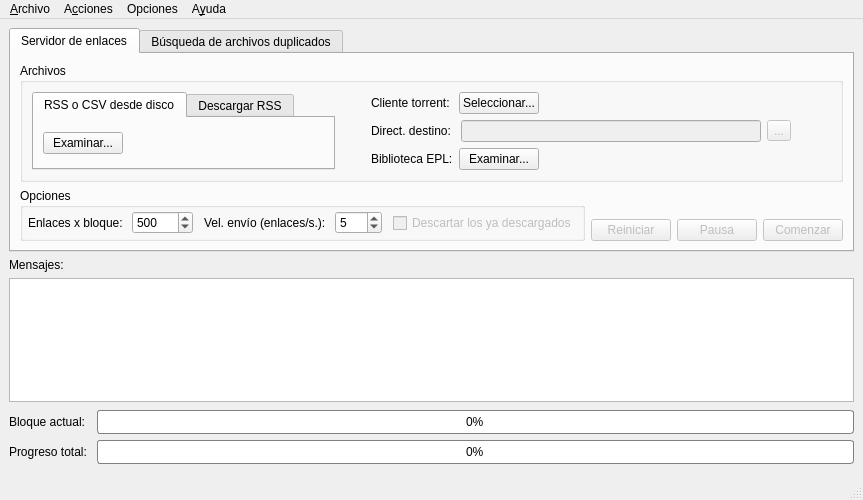
<?xml version="1.0" encoding="UTF-8"?>
<ui version="4.0">
 <class>VentanaPrincipal</class>
 <widget class="QMainWindow" name="VentanaPrincipal">
  <property name="geometry">
   <rect>
    <x>0</x>
    <y>0</y>
    <width>803</width>
    <height>500</height>
   </rect>
  </property>
  <property name="windowTitle">
   <string>Servidor de enlaces RSS/CSV de Epublibre</string>
  </property>
  <property name="windowIcon">
   <iconset>
    <normaloff>torrent.ico</normaloff>torrent.ico</iconset>
  </property>
  <widget class="QWidget" name="centralwidget">
   <layout class="QVBoxLayout" name="verticalLayout_5">
    <item>
     <widget class="QTabWidget" name="ContPestanas">
      <property name="enabled">
       <bool>true</bool>
      </property>
      <property name="sizePolicy">
       <sizepolicy hsizetype="Expanding" vsizetype="Minimum">
        <horstretch>0</horstretch>
        <verstretch>0</verstretch>
       </sizepolicy>
      </property>
      <property name="currentIndex">
       <number>0</number>
      </property>
      <widget class="QWidget" name="servidor">
       <attribute name="title">
        <string>Servidor de enlaces</string>
       </attribute>
       <attribute name="toolTip">
        <string>Opciones del servidor de enlaces torrent</string>
       </attribute>
       <layout class="QVBoxLayout" name="verticalLayout_3">
        <item>
         <widget class="QGroupBox" name="OpcionesArchivos">
          <property name="toolTip">
           <string/>
          </property>
          <property name="title">
           <string>Archivos</string>
          </property>
          <layout class="QGridLayout" name="gridLayout_2">
           <item row="0" column="0" rowspan="3">
            <widget class="QTabWidget" name="tabRSS">
             <property name="sizePolicy">
              <sizepolicy hsizetype="MinimumExpanding" vsizetype="Expanding">
               <horstretch>0</horstretch>
               <verstretch>0</verstretch>
              </sizepolicy>
             </property>
             <property name="currentIndex">
              <number>0</number>
             </property>
             <widget class="QWidget" name="tab">
              <attribute name="title">
               <string>RSS o CSV desde disco</string>
              </attribute>
              <layout class="QHBoxLayout" name="horizontalLayout_10">
               <item>
                <widget class="QPushButton" name="BotonExaminar">
                 <property name="maximumSize">
                  <size>
                   <width>350</width>
                   <height>16777215</height>
                  </size>
                 </property>
                 <property name="toolTip">
                  <string>&lt;html&gt;&lt;head/&gt;&lt;body&gt;&lt;p&gt;Cargar archivo RSS o CSV de Epublibre&lt;/p&gt;&lt;/body&gt;&lt;/html&gt;</string>
                 </property>
                 <property name="text">
                  <string>Examinar...</string>
                 </property>
                </widget>
               </item>
               <item>
                <spacer name="horizontalSpacer_8">
                 <property name="orientation">
                  <enum>Qt::Horizontal</enum>
                 </property>
                 <property name="sizeHint" stdset="0">
                  <size>
                   <width>40</width>
                   <height>20</height>
                  </size>
                 </property>
                </spacer>
               </item>
              </layout>
             </widget>
             <widget class="QWidget" name="tab_2">
              <attribute name="title">
               <string>Descargar RSS</string>
              </attribute>
              <layout class="QHBoxLayout" name="horizontalLayout_9">
               <item>
                <widget class="QComboBox" name="ComboRss">
                 <property name="sizePolicy">
                  <sizepolicy hsizetype="Minimum" vsizetype="Fixed">
                   <horstretch>0</horstretch>
                   <verstretch>0</verstretch>
                  </sizepolicy>
                 </property>
                </widget>
               </item>
               <item>
                <spacer name="horizontalSpacer_9">
                 <property name="orientation">
                  <enum>Qt::Horizontal</enum>
                 </property>
                 <property name="sizeType">
                  <enum>QSizePolicy::Fixed</enum>
                 </property>
                 <property name="sizeHint" stdset="0">
                  <size>
                   <width>10</width>
                   <height>20</height>
                  </size>
                 </property>
                </spacer>
               </item>
               <item>
                <widget class="QPushButton" name="BotonDownload">
                 <property name="maximumSize">
                  <size>
                   <width>350</width>
                   <height>16777215</height>
                  </size>
                 </property>
                 <property name="toolTip">
                  <string>Descargar archivo RSS de Epublibre</string>
                 </property>
                 <property name="text">
                  <string>Descargar</string>
                 </property>
                </widget>
               </item>
               <item>
                <spacer name="horizontalSpacer_10">
                 <property name="orientation">
                  <enum>Qt::Horizontal</enum>
                 </property>
                 <property name="sizeHint" stdset="0">
                  <size>
                   <width>40</width>
                   <height>20</height>
                  </size>
                 </property>
                </spacer>
               </item>
              </layout>
             </widget>
            </widget>
           </item>
           <item row="0" column="1">
            <spacer name="horizontalSpacer_5">
             <property name="orientation">
              <enum>Qt::Horizontal</enum>
             </property>
             <property name="sizeType">
              <enum>QSizePolicy::Fixed</enum>
             </property>
             <property name="sizeHint" stdset="0">
              <size>
               <width>30</width>
               <height>20</height>
              </size>
             </property>
            </spacer>
           </item>
           <item row="0" column="2">
            <widget class="QLabel" name="label_7">
             <property name="text">
              <string>Cliente torrent: </string>
             </property>
            </widget>
           </item>
           <item row="0" column="3">
            <layout class="QHBoxLayout" name="horizontalLayout_14">
             <item>
              <widget class="QPushButton" name="BotonCliente">
               <property name="maximumSize">
                <size>
                 <width>350</width>
                 <height>16777215</height>
                </size>
               </property>
               <property name="toolTip">
                <string>Seleccionar programa destino de los enlaces</string>
               </property>
               <property name="text">
                <string>Seleccionar...</string>
               </property>
              </widget>
             </item>
             <item>
              <spacer name="horizontalSpacer_3">
               <property name="orientation">
                <enum>Qt::Horizontal</enum>
               </property>
               <property name="sizeHint" stdset="0">
                <size>
                 <width>40</width>
                 <height>20</height>
                </size>
               </property>
              </spacer>
             </item>
            </layout>
           </item>
           <item row="1" column="2" colspan="2">
            <layout class="QHBoxLayout" name="horizontalLayout_2">
             <item>
              <widget class="QLabel" name="label_9">
               <property name="text">
                <string>Direct. destino: </string>
               </property>
              </widget>
             </item>
             <item>
              <widget class="QLineEdit" name="EditDirDestino">
               <property name="enabled">
                <bool>false</bool>
               </property>
               <property name="sizePolicy">
                <sizepolicy hsizetype="Fixed" vsizetype="Fixed">
                 <horstretch>0</horstretch>
                 <verstretch>0</verstretch>
                </sizepolicy>
               </property>
               <property name="minimumSize">
                <size>
                 <width>300</width>
                 <height>0</height>
                </size>
               </property>
               <property name="toolTip">
                <string>&lt;html&gt;&lt;head/&gt;&lt;body&gt;&lt;p&gt;Indicar el directorio donde se desean descargar los archivos. Sólo se puede especificar si se indica antes el cliente torrent a usar.&lt;/p&gt;&lt;p&gt;&lt;span style=&quot; font-weight:600;&quot;&gt;NOTA:&lt;/span&gt; Esta opción por ahora sólo funciona con el programa utorrent. El resto de clientes la ignorarán y descargarán en el directorio por defecto especificado en las opciones del programa.&lt;/p&gt;&lt;/body&gt;&lt;/html&gt;</string>
               </property>
              </widget>
             </item>
             <item>
              <widget class="QToolButton" name="BotonDirDestino">
               <property name="enabled">
                <bool>false</bool>
               </property>
               <property name="toolTip">
                <string>Explorar directorios</string>
               </property>
               <property name="text">
                <string>...</string>
               </property>
               <property name="arrowType">
                <enum>Qt::NoArrow</enum>
               </property>
              </widget>
             </item>
             <item>
              <spacer name="horizontalSpacer_13">
               <property name="orientation">
                <enum>Qt::Horizontal</enum>
               </property>
               <property name="sizeHint" stdset="0">
                <size>
                 <width>40</width>
                 <height>20</height>
                </size>
               </property>
              </spacer>
             </item>
            </layout>
           </item>
           <item row="2" column="2">
            <widget class="QLabel" name="label_6">
             <property name="text">
              <string>Biblioteca EPL:</string>
             </property>
            </widget>
           </item>
           <item row="2" column="3">
            <layout class="QHBoxLayout" name="horizontalLayout_13">
             <item>
              <widget class="QPushButton" name="BotonRutaBiblioteca">
               <property name="maximumSize">
                <size>
                 <width>350</width>
                 <height>16777215</height>
                </size>
               </property>
               <property name="toolTip">
                <string>Indicar directorio donde se encuentran descargados los archivos de la biblioteca de ePubLibre</string>
               </property>
               <property name="text">
                <string>Examinar...</string>
               </property>
              </widget>
             </item>
             <item>
              <spacer name="horizontalSpacer_14">
               <property name="orientation">
                <enum>Qt::Horizontal</enum>
               </property>
               <property name="sizeHint" stdset="0">
                <size>
                 <width>40</width>
                 <height>20</height>
                </size>
               </property>
              </spacer>
             </item>
            </layout>
           </item>
          </layout>
         </widget>
        </item>
        <item>
         <layout class="QHBoxLayout" name="horizontalLayout_4">
          <item>
           <widget class="QGroupBox" name="OpcionesServidor">
            <property name="enabled">
             <bool>true</bool>
            </property>
            <property name="title">
             <string>Opciones</string>
            </property>
            <layout class="QHBoxLayout" name="horizontalLayout">
             <property name="spacing">
              <number>6</number>
             </property>
             <property name="leftMargin">
              <number>5</number>
             </property>
             <property name="topMargin">
              <number>0</number>
             </property>
             <property name="rightMargin">
              <number>5</number>
             </property>
             <property name="bottomMargin">
              <number>0</number>
             </property>
             <item>
              <widget class="QLabel" name="label_4">
               <property name="text">
                <string>Enlaces x bloque: </string>
               </property>
              </widget>
             </item>
             <item>
              <widget class="QSpinBox" name="SpinNumEnlaces">
               <property name="enabled">
                <bool>true</bool>
               </property>
               <property name="toolTip">
                <string>Número de enlaces que se enviarán por cada bloque al programa torrent</string>
               </property>
               <property name="readOnly">
                <bool>false</bool>
               </property>
               <property name="minimum">
                <number>1</number>
               </property>
               <property name="maximum">
                <number>99999</number>
               </property>
               <property name="singleStep">
                <number>10</number>
               </property>
               <property name="value">
                <number>500</number>
               </property>
              </widget>
             </item>
             <item>
              <spacer name="horizontalSpacer_2">
               <property name="orientation">
                <enum>Qt::Horizontal</enum>
               </property>
               <property name="sizeType">
                <enum>QSizePolicy::Fixed</enum>
               </property>
               <property name="sizeHint" stdset="0">
                <size>
                 <width>5</width>
                 <height>20</height>
                </size>
               </property>
              </spacer>
             </item>
             <item>
              <widget class="QLabel" name="label_5">
               <property name="text">
                <string>Vel. envío (enlaces/s.): </string>
               </property>
              </widget>
             </item>
             <item>
              <widget class="QSpinBox" name="SpinVelEnvio">
               <property name="enabled">
                <bool>true</bool>
               </property>
               <property name="toolTip">
                <string>Velocidad de envío de los enlaces al programa torrent (enlaces/segundo)</string>
               </property>
               <property name="readOnly">
                <bool>false</bool>
               </property>
               <property name="minimum">
                <number>1</number>
               </property>
               <property name="maximum">
                <number>999</number>
               </property>
               <property name="value">
                <number>5</number>
               </property>
              </widget>
             </item>
             <item>
              <spacer name="horizontalSpacer_12">
               <property name="orientation">
                <enum>Qt::Horizontal</enum>
               </property>
               <property name="sizeType">
                <enum>QSizePolicy::Fixed</enum>
               </property>
               <property name="sizeHint" stdset="0">
                <size>
                 <width>5</width>
                 <height>20</height>
                </size>
               </property>
              </spacer>
             </item>
             <item>
              <widget class="QCheckBox" name="CompBiblio">
               <property name="enabled">
                <bool>false</bool>
               </property>
               <property name="toolTip">
                <string>Compara el listado de enlaces con los ya existentes en el directorio de la biblioteca EPL y descarta aquellos ya descargados, enviando sólo los que no se tengan aún</string>
               </property>
               <property name="text">
                <string>Descartar los ya descargados</string>
               </property>
              </widget>
             </item>
            </layout>
           </widget>
          </item>
          <item>
           <spacer name="horizontalSpacer">
            <property name="orientation">
             <enum>Qt::Horizontal</enum>
            </property>
            <property name="sizeHint" stdset="0">
             <size>
              <width>13</width>
              <height>51</height>
             </size>
            </property>
           </spacer>
          </item>
          <item>
           <layout class="QVBoxLayout" name="verticalLayout_2">
            <item>
             <spacer name="verticalSpacer">
              <property name="orientation">
               <enum>Qt::Vertical</enum>
              </property>
              <property name="sizeType">
               <enum>QSizePolicy::MinimumExpanding</enum>
              </property>
              <property name="sizeHint" stdset="0">
               <size>
                <width>20</width>
                <height>15</height>
               </size>
              </property>
             </spacer>
            </item>
            <item>
             <layout class="QHBoxLayout" name="horizontalLayout_3">
              <item>
               <widget class="QPushButton" name="BotonReiniciar">
                <property name="enabled">
                 <bool>false</bool>
                </property>
                <property name="toolTip">
                 <string>&lt;html&gt;&lt;head/&gt;&lt;body&gt;&lt;p&gt;Detener por completo para volver a empezar&lt;/p&gt;&lt;/body&gt;&lt;/html&gt;</string>
                </property>
                <property name="text">
                 <string>Reiniciar</string>
                </property>
               </widget>
              </item>
              <item>
               <widget class="QPushButton" name="BotonPausa">
                <property name="enabled">
                 <bool>false</bool>
                </property>
                <property name="toolTip">
                 <string>&lt;html&gt;&lt;head/&gt;&lt;body&gt;&lt;p&gt;Detener/Reanudar el envío de enlaces&lt;/p&gt;&lt;/body&gt;&lt;/html&gt;</string>
                </property>
                <property name="text">
                 <string>Pausa</string>
                </property>
               </widget>
              </item>
              <item>
               <widget class="QPushButton" name="BotonComenzar">
                <property name="enabled">
                 <bool>false</bool>
                </property>
                <property name="toolTip">
                 <string>&lt;html&gt;&lt;head/&gt;&lt;body&gt;&lt;p&gt;Empezar el envío de enlaces al programa torrent&lt;/p&gt;&lt;/body&gt;&lt;/html&gt;</string>
                </property>
                <property name="text">
                 <string>Comenzar</string>
                </property>
               </widget>
              </item>
             </layout>
            </item>
           </layout>
          </item>
         </layout>
        </item>
       </layout>
      </widget>
      <widget class="QWidget" name="duplicados">
       <attribute name="title">
        <string>Búsqueda de archivos duplicados</string>
       </attribute>
       <attribute name="toolTip">
        <string>Opciones de eliminación de archivos duplicados</string>
       </attribute>
       <layout class="QVBoxLayout" name="verticalLayout_4">
        <item>
         <widget class="QGroupBox" name="OpcionesRuta">
          <property name="sizePolicy">
           <sizepolicy hsizetype="Preferred" vsizetype="Minimum">
            <horstretch>0</horstretch>
            <verstretch>0</verstretch>
           </sizepolicy>
          </property>
          <property name="title">
           <string>Archivos</string>
          </property>
          <layout class="QHBoxLayout" name="horizontalLayout_5">
           <property name="margin">
            <number>5</number>
           </property>
           <item>
            <widget class="QLabel" name="label_8">
             <property name="text">
              <string>Directorio de descarga de la biblioteca EPL: </string>
             </property>
            </widget>
           </item>
           <item>
            <widget class="QPushButton" name="BotonRutaDirectorio">
             <property name="maximumSize">
              <size>
               <width>350</width>
               <height>16777215</height>
              </size>
             </property>
             <property name="toolTip">
              <string>Indicar directorio donde se encuentran los archivos de la biblioteca de ePubLibre</string>
             </property>
             <property name="text">
              <string>Examinar...</string>
             </property>
            </widget>
           </item>
           <item>
            <spacer name="horizontalSpacer_4">
             <property name="orientation">
              <enum>Qt::Horizontal</enum>
             </property>
             <property name="sizeHint" stdset="0">
              <size>
               <width>40</width>
               <height>20</height>
              </size>
             </property>
            </spacer>
           </item>
          </layout>
         </widget>
        </item>
        <item>
         <layout class="QHBoxLayout" name="horizontalLayout_6">
          <property name="sizeConstraint">
           <enum>QLayout::SetDefaultConstraint</enum>
          </property>
          <item>
           <widget class="QGroupBox" name="OpcionesBorrado">
            <property name="enabled">
             <bool>false</bool>
            </property>
            <property name="title">
             <string>Opciones</string>
            </property>
            <layout class="QHBoxLayout" name="horizontalLayout_7">
             <property name="leftMargin">
              <number>5</number>
             </property>
             <property name="rightMargin">
              <number>5</number>
             </property>
             <item>
              <widget class="QCheckBox" name="RevisarTitulos">
               <property name="toolTip">
                <string>&lt;html&gt;&lt;head/&gt;&lt;body&gt;&lt;p&gt;Tener en cuenta las coincidencias de títulos (además del ID) para identificar los archivos duplicados&lt;/p&gt;&lt;/body&gt;&lt;/html&gt;</string>
               </property>
               <property name="text">
                <string>Tener en cuenta también los títulos</string>
               </property>
               <property name="checked">
                <bool>true</bool>
               </property>
              </widget>
             </item>
             <item>
              <spacer name="horizontalSpacer_7">
               <property name="orientation">
                <enum>Qt::Horizontal</enum>
               </property>
               <property name="sizeType">
                <enum>QSizePolicy::Fixed</enum>
               </property>
               <property name="sizeHint" stdset="0">
                <size>
                 <width>20</width>
                 <height>20</height>
                </size>
               </property>
              </spacer>
             </item>
             <item>
              <widget class="QCheckBox" name="CoincSinId">
               <property name="toolTip">
                <string>&lt;html&gt;&lt;head/&gt;&lt;body&gt;&lt;p&gt;Intenta encontrar coincidencias en los títulos en aquellos libros que no disponen de identificador en el nombre del archivo&lt;/p&gt;&lt;/body&gt;&lt;/html&gt;</string>
               </property>
               <property name="text">
                <string>Intentar encontrar coincidencias en libros sin ID</string>
               </property>
               <property name="checked">
                <bool>true</bool>
               </property>
              </widget>
             </item>
            </layout>
           </widget>
          </item>
          <item>
           <widget class="QGroupBox" name="OpcionesAccion">
            <property name="minimumSize">
             <size>
              <width>240</width>
              <height>0</height>
             </size>
            </property>
            <property name="title">
             <string>Acción a realizar con los archivos duplicados</string>
            </property>
            <widget class="QRadioButton" name="radioEliminar">
             <property name="geometry">
              <rect>
               <x>10</x>
               <y>30</y>
               <width>71</width>
               <height>17</height>
              </rect>
             </property>
             <property name="toolTip">
              <string>Eliminar la versión más antigua del archivo duplicado</string>
             </property>
             <property name="text">
              <string>Eliminar</string>
             </property>
             <property name="checked">
              <bool>true</bool>
             </property>
             <attribute name="buttonGroup">
              <string notr="true">grupoOpciones</string>
             </attribute>
            </widget>
            <widget class="QRadioButton" name="radioMover">
             <property name="geometry">
              <rect>
               <x>90</x>
               <y>30</y>
               <width>131</width>
               <height>17</height>
              </rect>
             </property>
             <property name="toolTip">
              <string>Mover la versión más antigua del fichero a otro directorio (especificar)</string>
             </property>
             <property name="text">
              <string>Mover a otro directorio</string>
             </property>
             <attribute name="buttonGroup">
              <string notr="true">grupoOpciones</string>
             </attribute>
            </widget>
           </widget>
          </item>
          <item>
           <spacer name="horizontalSpacer_6">
            <property name="orientation">
             <enum>Qt::Horizontal</enum>
            </property>
            <property name="sizeType">
             <enum>QSizePolicy::Expanding</enum>
            </property>
            <property name="sizeHint" stdset="0">
             <size>
              <width>40</width>
              <height>20</height>
             </size>
            </property>
           </spacer>
          </item>
         </layout>
        </item>
        <item>
         <layout class="QHBoxLayout" name="horizontalLayout_8">
          <item>
           <spacer name="horizontalSpacer_11">
            <property name="orientation">
             <enum>Qt::Horizontal</enum>
            </property>
            <property name="sizeHint" stdset="0">
             <size>
              <width>40</width>
              <height>20</height>
             </size>
            </property>
           </spacer>
          </item>
          <item>
           <widget class="QPushButton" name="BotonCancelar">
            <property name="toolTip">
             <string>Cancelar el proceso de borrado</string>
            </property>
            <property name="text">
             <string>Cancelar</string>
            </property>
           </widget>
          </item>
          <item>
           <widget class="QPushButton" name="BotonBorrado">
            <property name="enabled">
             <bool>false</bool>
            </property>
            <property name="toolTip">
             <string>&lt;html&gt;&lt;head/&gt;&lt;body&gt;&lt;p&gt;Comenzar la eliminación de las versiones antiguas de los libros descargados&lt;/p&gt;&lt;/body&gt;&lt;/html&gt;</string>
            </property>
            <property name="text">
             <string>Buscar versiones antiguas</string>
            </property>
           </widget>
          </item>
         </layout>
        </item>
       </layout>
      </widget>
     </widget>
    </item>
    <item>
     <layout class="QVBoxLayout" name="verticalLayout">
      <item>
       <widget class="QLabel" name="label_3">
        <property name="text">
         <string>Mensajes:</string>
        </property>
       </widget>
      </item>
      <item>
       <widget class="QTextEdit" name="AreaMensajes">
        <property name="readOnly">
         <bool>true</bool>
        </property>
       </widget>
      </item>
     </layout>
    </item>
    <item>
     <layout class="QGridLayout" name="gridLayout">
      <property name="topMargin">
       <number>2</number>
      </property>
      <property name="bottomMargin">
       <number>5</number>
      </property>
      <item row="1" column="1">
       <widget class="QProgressBar" name="BarraTotal">
        <property name="autoFillBackground">
         <bool>false</bool>
        </property>
        <property name="styleSheet">
         <string notr="true">QProgressBar:horizontal {
border: 1px solid grey;
border-radius: 3px;
text-align: center;
width:70;
}
QProgressBar::chunk:horizontal {
background: qlineargradient(spread:pad, x1:0, y1:0, x2:1, y2:0, stop:0 rgba(0, 0, 255, 255), stop:1 rgba(170, 170, 255, 255));
}
</string>
        </property>
        <property name="value">
         <number>0</number>
        </property>
        <property name="format">
         <string>%p%</string>
        </property>
       </widget>
      </item>
      <item row="1" column="0">
       <widget class="QLabel" name="label">
        <property name="text">
         <string>Progreso total: </string>
        </property>
       </widget>
      </item>
      <item row="0" column="0">
       <widget class="QLabel" name="label_2">
        <property name="text">
         <string>Bloque actual: </string>
        </property>
       </widget>
      </item>
      <item row="0" column="1">
       <widget class="QProgressBar" name="BarraBloque">
        <property name="styleSheet">
         <string notr="true">QProgressBar:horizontal {
border: 1px solid grey;
border-radius: 3px;
text-align: center;
width:70;
}
QProgressBar::chunk:horizontal {
background: qlineargradient(spread:pad, x1:0, y1:0, x2:1, y2:0, stop:0 rgba(0, 170, 0, 255), stop:1 rgba(170, 255, 127, 255))
}</string>
        </property>
        <property name="value">
         <number>0</number>
        </property>
       </widget>
      </item>
     </layout>
    </item>
   </layout>
   <zorder>ContPestanas</zorder>
   <zorder></zorder>
   <zorder></zorder>
  </widget>
  <widget class="QMenuBar" name="menubar">
   <property name="geometry">
    <rect>
     <x>0</x>
     <y>0</y>
     <width>803</width>
     <height>21</height>
    </rect>
   </property>
   <widget class="QMenu" name="menuArchivo">
    <property name="title">
     <string>&amp;Archivo</string>
    </property>
    <addaction name="actionAbrir"/>
    <addaction name="actionCliente"/>
    <addaction name="separator"/>
    <addaction name="actionDirectorio"/>
    <addaction name="separator"/>
    <addaction name="actionGuardarEstado"/>
    <addaction name="actionCargarEstado"/>
    <addaction name="actionReiniciarAjustes"/>
    <addaction name="separator"/>
    <addaction name="actionSalir"/>
   </widget>
   <widget class="QMenu" name="menuAcciones">
    <property name="title">
     <string>A&amp;cciones</string>
    </property>
    <addaction name="actionComenzar"/>
    <addaction name="actionPausa"/>
    <addaction name="actionReiniciar"/>
   </widget>
   <widget class="QMenu" name="menuAcerca_de">
    <property name="title">
     <string>A&amp;yuda</string>
    </property>
    <addaction name="actionAcercaDe"/>
   </widget>
   <widget class="QMenu" name="menuOpciones">
    <property name="title">
     <string>Opciones</string>
    </property>
    <addaction name="actionModificarOpciones"/>
   </widget>
   <addaction name="menuArchivo"/>
   <addaction name="menuAcciones"/>
   <addaction name="menuOpciones"/>
   <addaction name="menuAcerca_de"/>
  </widget>
  <widget class="QStatusBar" name="statusbar"/>
  <action name="actionAbrir">
   <property name="text">
    <string>Abrir archivo RSS o CSV...</string>
   </property>
   <property name="iconText">
    <string>Abrir archivo RSS o CSV</string>
   </property>
   <property name="statusTip">
    <string>Abrir archivo RSS o CSV</string>
   </property>
   <property name="iconVisibleInMenu">
    <bool>false</bool>
   </property>
  </action>
  <action name="actionSalir">
   <property name="text">
    <string>&amp;Salir</string>
   </property>
   <property name="iconText">
    <string>Salir</string>
   </property>
   <property name="toolTip">
    <string>Salir del programa</string>
   </property>
   <property name="statusTip">
    <string>Salir del programa</string>
   </property>
   <property name="iconVisibleInMenu">
    <bool>false</bool>
   </property>
  </action>
  <action name="actionComenzar">
   <property name="enabled">
    <bool>false</bool>
   </property>
   <property name="text">
    <string>Comenzar</string>
   </property>
   <property name="toolTip">
    <string>Empezar el envío de enlaces al programa torrent</string>
   </property>
   <property name="statusTip">
    <string>Empezar el envío de enlaces al programa torrent</string>
   </property>
   <property name="iconVisibleInMenu">
    <bool>false</bool>
   </property>
  </action>
  <action name="actionPausa">
   <property name="enabled">
    <bool>false</bool>
   </property>
   <property name="text">
    <string>Pausa</string>
   </property>
   <property name="toolTip">
    <string>Detener/Reanudar el envío de enlaces</string>
   </property>
   <property name="statusTip">
    <string>Detener/Reanudar el envío de enlaces</string>
   </property>
   <property name="iconVisibleInMenu">
    <bool>false</bool>
   </property>
  </action>
  <action name="actionReiniciar">
   <property name="enabled">
    <bool>false</bool>
   </property>
   <property name="text">
    <string>Reiniciar</string>
   </property>
   <property name="toolTip">
    <string>Detener por completo para volver a empezar</string>
   </property>
   <property name="statusTip">
    <string>Detener por completo para volver a empezar</string>
   </property>
   <property name="iconVisibleInMenu">
    <bool>false</bool>
   </property>
  </action>
  <action name="actionAcercaDe">
   <property name="text">
    <string>Acerca de ...</string>
   </property>
   <property name="statusTip">
    <string>Acerca de</string>
   </property>
   <property name="iconVisibleInMenu">
    <bool>false</bool>
   </property>
  </action>
  <action name="actionCliente">
   <property name="text">
    <string>Indicar cliente torrent...</string>
   </property>
   <property name="toolTip">
    <string>Seleccionar programa destino para los enlaces torrent</string>
   </property>
   <property name="statusTip">
    <string>Seleccionar programa destino para los enlaces torrent</string>
   </property>
  </action>
  <action name="actionGuardarEstado">
   <property name="text">
    <string>Guardar estado actual</string>
   </property>
   <property name="toolTip">
    <string>Guardar el estado actual del programa</string>
   </property>
   <property name="statusTip">
    <string>Guardar el estado actual del programa</string>
   </property>
  </action>
  <action name="actionCargarEstado">
   <property name="text">
    <string>Cargar estado anterior</string>
   </property>
   <property name="toolTip">
    <string>Cargar el estado del programa guardado anteriormente</string>
   </property>
   <property name="statusTip">
    <string>Cargar el estado del programa guardado anteriormente</string>
   </property>
  </action>
  <action name="actionEliminarAntiguas">
   <property name="text">
    <string>Eliminar versiones antiguas</string>
   </property>
   <property name="statusTip">
    <string>Elimina las versiones antiguas de los archivos descargados</string>
   </property>
  </action>
  <action name="actionDirectorio">
   <property name="text">
    <string>Directorio de descarga torrent...</string>
   </property>
   <property name="toolTip">
    <string>Indicar la ruta del directorio de descarga del programa torrent</string>
   </property>
   <property name="statusTip">
    <string>Indicar la ruta del directorio de descarga del programa torrent</string>
   </property>
  </action>
  <action name="actionReiniciarAjustes">
   <property name="text">
    <string>Reiniciar ajustes</string>
   </property>
   <property name="toolTip">
    <string>Establece todos los ajustes del programa en sus valores iniciales</string>
   </property>
   <property name="statusTip">
    <string>Establece todos los ajustes del programa en sus valores iniciales</string>
   </property>
  </action>
  <action name="actionModificarOpciones">
   <property name="text">
    <string>Modificar opciones ...</string>
   </property>
  </action>
 </widget>
 <resources/>
 <connections>
  <connection>
   <sender>actionComenzar</sender>
   <signal>triggered()</signal>
   <receiver>BotonComenzar</receiver>
   <slot>click()</slot>
   <hints>
    <hint type="sourcelabel">
     <x>-1</x>
     <y>-1</y>
    </hint>
    <hint type="destinationlabel">
     <x>748</x>
     <y>108</y>
    </hint>
   </hints>
  </connection>
  <connection>
   <sender>actionPausa</sender>
   <signal>triggered()</signal>
   <receiver>BotonPausa</receiver>
   <slot>click()</slot>
   <hints>
    <hint type="sourcelabel">
     <x>-1</x>
     <y>-1</y>
    </hint>
    <hint type="destinationlabel">
     <x>667</x>
     <y>108</y>
    </hint>
   </hints>
  </connection>
  <connection>
   <sender>actionReiniciar</sender>
   <signal>triggered()</signal>
   <receiver>BotonReiniciar</receiver>
   <slot>click()</slot>
   <hints>
    <hint type="sourcelabel">
     <x>-1</x>
     <y>-1</y>
    </hint>
    <hint type="destinationlabel">
     <x>586</x>
     <y>108</y>
    </hint>
   </hints>
  </connection>
  <connection>
   <sender>actionSalir</sender>
   <signal>triggered()</signal>
   <receiver>VentanaPrincipal</receiver>
   <slot>close()</slot>
   <hints>
    <hint type="sourcelabel">
     <x>-1</x>
     <y>-1</y>
    </hint>
    <hint type="destinationlabel">
     <x>399</x>
     <y>224</y>
    </hint>
   </hints>
  </connection>
  <connection>
   <sender>actionAbrir</sender>
   <signal>triggered()</signal>
   <receiver>BotonExaminar</receiver>
   <slot>click()</slot>
   <hints>
    <hint type="sourcelabel">
     <x>-1</x>
     <y>-1</y>
    </hint>
    <hint type="destinationlabel">
     <x>154</x>
     <y>60</y>
    </hint>
   </hints>
  </connection>
  <connection>
   <sender>actionCliente</sender>
   <signal>triggered()</signal>
   <receiver>BotonCliente</receiver>
   <slot>click()</slot>
   <hints>
    <hint type="sourcelabel">
     <x>-1</x>
     <y>-1</y>
    </hint>
    <hint type="destinationlabel">
     <x>354</x>
     <y>60</y>
    </hint>
   </hints>
  </connection>
  <connection>
   <sender>actionDirectorio</sender>
   <signal>triggered()</signal>
   <receiver>BotonRutaDirectorio</receiver>
   <slot>click()</slot>
   <hints>
    <hint type="sourcelabel">
     <x>-1</x>
     <y>-1</y>
    </hint>
    <hint type="destinationlabel">
     <x>287</x>
     <y>91</y>
    </hint>
   </hints>
  </connection>
  <connection>
   <sender>BotonRutaBiblioteca</sender>
   <signal>clicked()</signal>
   <receiver>BotonRutaDirectorio</receiver>
   <slot>click()</slot>
   <hints>
    <hint type="sourcelabel">
     <x>458</x>
     <y>133</y>
    </hint>
    <hint type="destinationlabel">
     <x>278</x>
     <y>91</y>
    </hint>
   </hints>
  </connection>
 </connections>
 <buttongroups>
  <buttongroup name="grupoOpciones"/>
 </buttongroups>
</ui>
